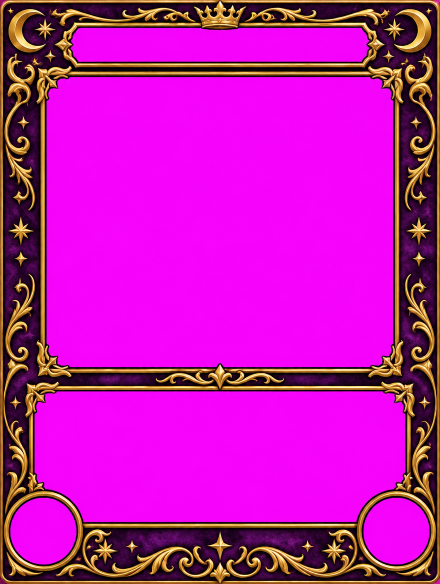
#> input picture tools/toon/frame_arcane.png, 880 x 1168 px (shown at 1/2 size)
$ python render_dev.py frame_arcane.png frame_grimoire.png
#> lines starting #> are read from the running program, lines starting #| are printed output that depends on the picture; after the words box and inside, x2 and y2 are one past the last pixel; in counts of white or black regions, pixels touching at a corner belong together
#> in build, art is the input picture: PIL image 880x1168 RGB; mean R, G, B 190.9, 24.6, 173.9
### tools/toon/render.py
"""Renderer für das Toon-Welt-Set.
Rahmen: Vorlagen mit magentafarbenen Flächen (Name, Bild, Text, zwei Medaillons).
Häufig und Selten: Toon-Grimoire. Holo, Ultra, Legendär: Arcane. Extended Art: Vollbild mit Glasflächen.
Aufruf: python3 render.py cards.json motiv_ordner ausgabe_ordner"""
import json, sys, os, math
import numpy as np
from PIL import Image, ImageDraw, ImageFont, ImageFilter, ImageEnhance, ImageChops
from scipy import ndimage as nd
HERE = os.path.dirname(os.path.abspath(__file__))
W, H = 880, 1168
A = lambda s: ImageFont.truetype('/tmp/fonts/Anton.ttf', s)
def R(s, w=700, wd=90):
    f = ImageFont.truetype('/tmp/fonts/Archivo.ttf', s)
    try: f.set_variation_by_axes([w, wd])
    except Exception: pass
    return f
GOLD = (255, 214, 90); INK = (26, 20, 12); PAPER = (246, 238, 214)
LABEL = {'haeufig': 'HÄUFIG', 'selten': 'SELTEN', 'holo': 'HOLO', 'ultra': 'ULTRA RARE', 'legend': 'LEGENDÄR', 'ext': 'EXTENDED ART'}

# [24 lines left out: function regions, not called in this run]

def cover(img, w, h, bias=0.35):
#> called with w = 880, h = 1168, bias = 0.22
    iw, ih = img.size; s = max(w / iw, h / ih)
#> after `iw, ih = img.size`: iw = 880; ih = 1168
#> after `s = max(w / iw, h / ih)`: s = 1
    img = img.resize((max(w, int(iw * s + .5)), max(h, int(ih * s + .5))), Image.LANCZOS)
    x = (img.width - w) // 2; y = int((img.height - h) * bias)
#> after `x = (img.width - w) // 2`: x = 0
#> after `y = int((img.height - h) * bias)`: y = 0
    return img.crop((x, y, x + w, y + h))

def fit_text(d, txt, maxw, start, fontf):
    s = start
    while s > 10 and d.textlength(txt, font=fontf(s)) > maxw: s -= 1
    return fontf(s)

def wrap(d, txt, font, maxw):
    words, lines, cur = txt.split(), [], ''
    for w in words:
        t = (cur + ' ' + w).strip()
        if d.textlength(t, font=font) <= maxw: cur = t
        else: lines.append(cur); cur = w
    if cur: lines.append(cur)
    return lines

def centered(d, box, txt, font, fill, shadow=True, dy=0):
    x0, y0, x1, y1 = box; bb = d.textbbox((0, 0), txt, font=font)
    x = x0 + (x1 - x0 - (bb[2] - bb[0])) / 2 - bb[0]; y = y0 + (y1 - y0 - (bb[3] - bb[1])) / 2 - bb[1] + dy
    if shadow: d.text((x + 2, y + 3), txt, font=font, fill=(0, 0, 0, 160))
    d.text((x, y), txt, font=font, fill=fill)

def holo_overlay(size, strength=70):
    w, h = size; x = np.linspace(0, 1, w)[None, :]; y = np.linspace(0, 1, h)[:, None]
    t = (x * 0.8 + y * 0.6) * 6.28 * 1.5
    r = (np.sin(t) * .5 + .5); g = (np.sin(t + 2.1) * .5 + .5); b = (np.sin(t + 4.2) * .5 + .5)
    arr = np.dstack([r, g, b]) * 255
    o = Image.fromarray(arr.astype('uint8')).convert('RGBA'); o.putalpha(strength); return o

def star(d, cx, cy, r, fill):
    pts = [(cx + math.cos(math.pi / 2 + k * math.pi / 5) * (r if k % 2 == 0 else r * .45), cy - math.sin(math.pi / 2 + k * math.pi / 5) * (r if k % 2 == 0 else r * .45)) for k in range(10)]
    d.polygon(pts, fill=fill)

def text_block(card, box, c, dark):
    x0, y0, x1, y1 = box; d = ImageDraw.Draw(card)
    col = PAPER if dark else INK; sub = (255, 205, 120) if dark else (140, 70, 20)
    d.text((x0 + 22, y0 + 16), f"TOON · {c['theme'].upper()}", font=R(20, 900, 80), fill=GOLD if dark else (150, 105, 20))
    for k in range(min(c['lvl'], 10)): star(d, x1 - 26 - k * 26, y0 + 28, 10, GOLD)
    yy = y0 + 52
    if c['lvl'] >= 7: d.text((x0 + 22, yy), 'Beschwörung: 2 Tribute', font=R(22, 800), fill=sub); yy += 32
    elif c['lvl'] >= 5: d.text((x0 + 22, yy), 'Beschwörung: 1 Tribut', font=R(22, 800), fill=sub); yy += 32
    f = R(24, 600)
    for ln in wrap(d, c['effect'], f, x1 - x0 - 44)[:5]:
        d.text((x0 + 22, yy), ln, font=f, fill=col); yy += 32

# [76 lines left out: functions stats, build, build_ext, not called in this run]

# [12 lines that do not run on import are left out]

### tools/toon/render_dev.py
# Entwickler-Karten im Stil "Mythisch": Vollbild-Motiv, Glasflächen, dicker Regenbogenrahmen mit Sternen
import sys, math
from PIL import Image, ImageDraw, ImageFilter
sys.path.insert(0, __file__.rsplit('/', 1)[0])
import render as R0
W, H, GOLD, INK = R0.W, R0.H, R0.GOLD, R0.INK

def rainbow(size):
    w, h = size; img = Image.new('RGB', size); px = img.load()
    cx, cy = w / 2, h / 2
    cols = [(255, 79, 163), (255, 210, 63), (61, 220, 151), (90, 169, 255), (180, 92, 255), (255, 79, 163)]
    for y in range(h):
        for x in range(w):
            a = (math.atan2(y - cy, x - cx) / (2 * math.pi) + 0.5) * (len(cols) - 1)
            i = int(a); f = a - i; c0, c1 = cols[i], cols[min(i + 1, len(cols) - 1)]
            px[x, y] = tuple(int(c0[k] + (c1[k] - c0[k]) * f) for k in range(3))
    return img

def build(c, motif, out):
    art = Image.open(motif).convert('RGB')
    base = R0.cover(art, W, H, bias=0.22).convert('RGBA')
    card = base.copy()
    def glass(box, r=26, tint=(14, 6, 26, 130)):
#> called with box = (46, 40, 834, 118), r = 22, tint = (14, 6, 26, 130)
        x0, y0, x1, y1 = box
        reg = base.crop(box).filter(ImageFilter.GaussianBlur(14))
        reg = Image.alpha_composite(reg, Image.new('RGBA', reg.size, tint))
        m = Image.new('L', reg.size, 0); ImageDraw.Draw(m).rounded_rectangle([0, 0, reg.width - 1, reg.height - 1], radius=r, fill=255)
#> after `m = Image.new('L', reg.size, 0)`: m: PIL image 788x78 L; every value is 0
#> after `ImageDraw.Draw(m).rounded_rectangle([0, 0, reg.width - 1, reg.height -`:
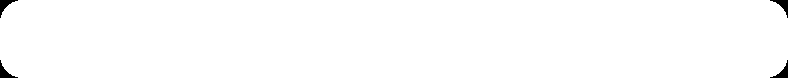
#> m: PIL image 788x78 L; 99.3% white; 4 black regions, box (x1, y1, x2, y2) and area: (0, 0, 18, 18) 111, (770, 0, 788, 18) 111, (0, 60, 18, 78) 111, (770, 60, 788, 78) 111
        card.paste(reg, (x0, y0), m)
        ImageDraw.Draw(card).rounded_rectangle(box, radius=r, outline=(255, 240, 200, 200), width=2)
    glass((46, 40, W - 46, 118), r=22)
    d = ImageDraw.Draw(card)
    f = R0.fit_text(d, c['name'].upper(), W - 220, 46, R0.A)
    R0.centered(d, (46, 40, W - 46, 118), c['name'].upper(), f, GOLD)
    glass((46, H - 336, W - 46, H - 50), r=28)
#> in glass (call 2), `m = Image.new('L', reg.size, 0)`: m: PIL image 788x286 L; every value is 0
#> in glass (call 2), `ImageDraw.Draw(m).rounded_rectangle([0, 0, reg.width - 1, reg.height -`: m: PIL image 788x286 L; 99.7% white; 4 black regions, box (x1, y1, x2, y2) and area: (0, 0, 23, 23) 174, (765, 0, 788, 23) 174, (0, 263, 23, 286) 174, (765, 263, 788, 286) 174
    R0.text_block(card, (46, H - 336, W - 46, H - 156), c, True)
#> in wrap, `words, lines, cur = txt.split(), [], ''`: words = ['Wird', 'diese', 'Karte', 'gelegt,', 'endet', 'das', 'Spiel', 'sofort', 'mit', 'dem', 'Sieg', 'ihres', 'Besitzers.', 'Held,', 'Dino', 'und', 'Bücherfee:', 'Gemeinsam', 'sind', 'sie', 'unbesiegbar.']; cur = ''
#> the loop in text_block, `for ln in wrap(d, c['effect'], f, x1 - x0 - 44)[:5]:` made 3 passes
#> yy on passes 1 to 2: 948, 980
#> (ln, yy) on pass 3: ('sie unbesiegbar.', 1012)
#> after the loop in text_block, `for ln in wrap(d, c['effect'], f, x1 - x0 - 44)[:5]:`: yy = 1012
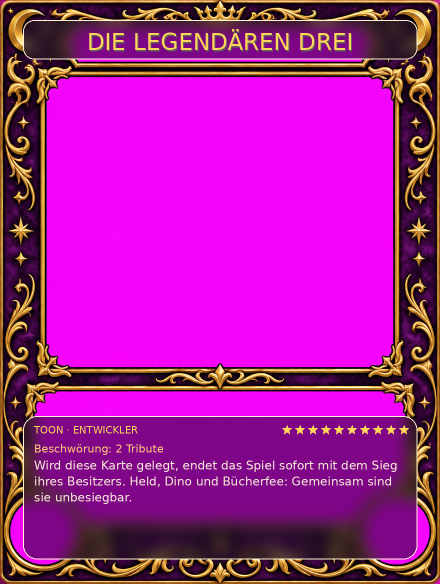
#> card: PIL image 880x1168 RGBA (shown at 1/2 size); mean R, G, B, A 166.9, 28.1, 150.9, 254.3; transparent parts drawn white
    d = ImageDraw.Draw(card)
    for i, (lab, val, col) in enumerate((('ATK', c['atk'], (255, 150, 130)), ('DEF', c['def'], (150, 205, 255)))):
        x = W - 336 + i * 150; y = H - 134
        d.rounded_rectangle([x, y, x + 132, y + 64], radius=16, fill=(16, 8, 28, 210), outline=(255, 230, 160, 180), width=2)
        d.text((x + 14, y + 8), lab, font=R0.R(17, 900, 80), fill=col)
        d.text((x + 14, y + 26), str(val), font=R0.A(32), fill=(255, 246, 220))
    lf = R0.R(20, 900, 80); lab = 'MYTHISCH'; tw = d.textlength(lab, font=lf)
#> after `tw = d.textlength(lab, font=lf)`: tw = 104.4
    pill = rainbow((int(tw) + 74, 38)); pm = Image.new('L', pill.size, 0); ImageDraw.Draw(pm).rounded_rectangle([0, 0, pill.width - 1, pill.height - 1], radius=12, fill=255)
#> in rainbow, `img = Image.new('RGB', size)`: img: PIL image 178x38 RGB; every value is 0
#> after `pm = Image.new('L', pill.size, 0)`: pm: PIL image 178x38 L; every value is 0
#> after `ImageDraw.Draw(pm).rounded_rectangle([0, 0, pill.width - 1, pill.heigh`: pm: PIL image 178x38 L; 98% white; 4 black regions, box (x1, y1, x2, y2) and area: (0, 0, 9, 9) 34, (169, 0, 178, 9) 34, (0, 29, 9, 38) 34, (169, 29, 178, 38) 34
    card.paste(pill, (64, H - 128), pm)
    dd = ImageDraw.Draw(card)
    R0.star(dd, 64 + 20, H - 109, 9, (255, 255, 255)); R0.star(dd, 64 + pill.width - 20, H - 109, 9, (255, 255, 255))  # Sterne statt Sonderzeichen
    dd.text((64 + 37, H - 120), lab, font=lf, fill=(255, 255, 255))
    ImageDraw.Draw(card).text((64, H - 80), c['num'], font=R0.R(18, 800, 80), fill=(255, 226, 150))
    # dicker Regenbogenrahmen mit Holo-Schimmer und Sternen
    rb = rainbow((W, H)).convert('RGBA')
#> in rainbow (call 2), `img = Image.new('RGB', size)`: img: PIL image 880x1168 RGB; every value is 0
    holo = R0.holo_overlay((W, H), 255).convert('RGBA')
#> in holo_overlay, `o = Image.fromarray(arr.astype('uint8')).convert('RGBA')`:
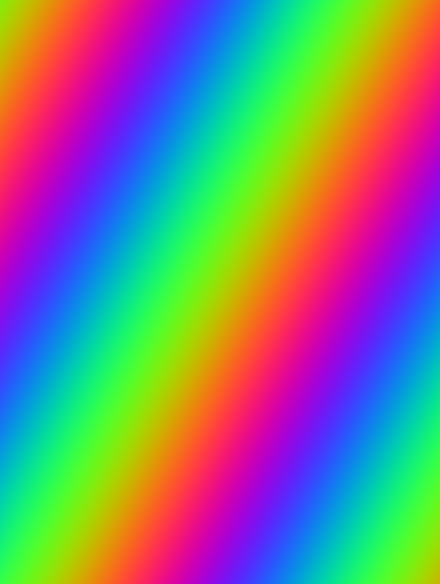
#> o: PIL image 880x1168 RGBA (shown at 1/2 size); mean R, G, B, A 126.3, 125.6, 129.1, 255
    rb = Image.blend(rb, holo, .25)
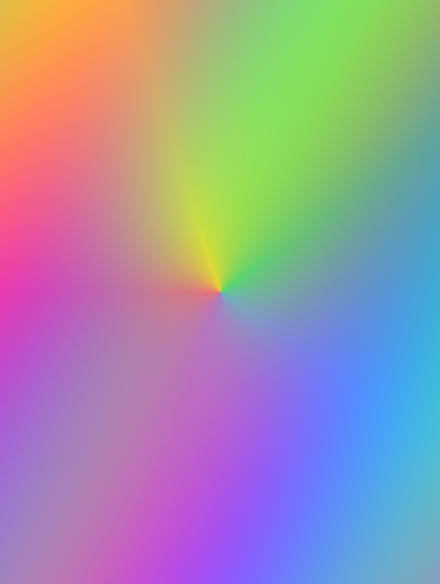
#> rb: PIL image 880x1168 RGBA (shown at 1/2 size); mean R, G, B, A 158.2, 147.5, 163.8, 255
    m = Image.new('L', (W, H), 0); ImageDraw.Draw(m).rounded_rectangle([4, 4, W - 5, H - 5], radius=38, outline=255, width=22)
#> after `m = Image.new('L', (W, H), 0)`: m: PIL image 880x1168 L; every value is 0
#> after `ImageDraw.Draw(m).rounded_rectangle([4, 4, W - 5, H - 5], radius=38, o`:
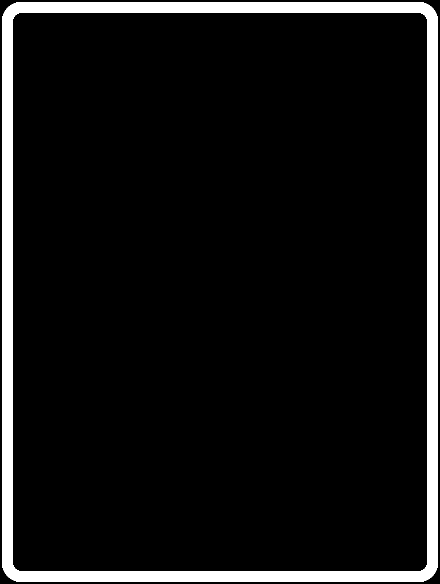
#> m: PIL image 880x1168 L (shown at 1/2 size); 8.4% white; 1 white region, box (x1, y1, x2, y2) and area: (4, 4, 876, 1164) 86416
    card.paste(rb, (0, 0), m)
    ImageDraw.Draw(card).rounded_rectangle([26, 26, W - 27, H - 27], radius=28, outline=(255, 255, 255, 230), width=3)
    sd = ImageDraw.Draw(card)
    for (sx, sy) in ((15, 15), (W - 16, 15), (15, H - 16), (W - 16, H - 16), (W // 2, 15), (W // 2, H - 16)):
        R0.star(sd, sx, sy, 16, (255, 255, 255))
    mask = Image.new('L', (W, H), 0); ImageDraw.Draw(mask).rounded_rectangle([0, 0, W - 1, H - 1], radius=40, fill=255)
#> after `ImageDraw.Draw(mask).rounded_rectangle([0, 0, W - 1, H - 1], radius=40`:
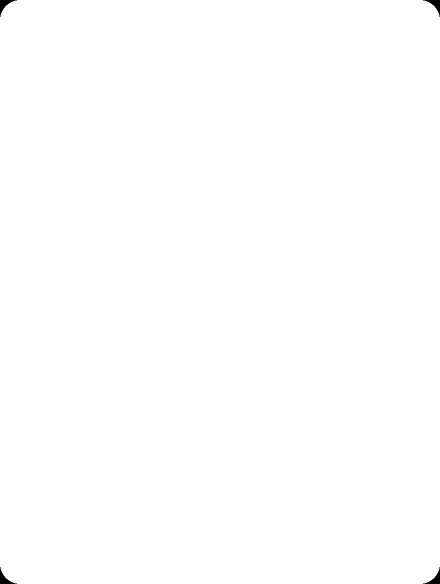
#> mask: PIL image 880x1168 L (shown at 1/2 size); 99.9% white; 4 black regions, box (x1, y1, x2, y2) and area: (0, 0, 34, 34) 354, (846, 0, 880, 34) 354, (0, 1134, 34, 1168) 354, (846, 1134, 880, 1168) 354
    bg = Image.new('RGBA', (W, H), (0, 0, 0, 255)); bg.paste(card, (0, 0), mask)
    bg.convert('RGB').resize((460, 610), Image.LANCZOS).save(out, quality=92, method=6)
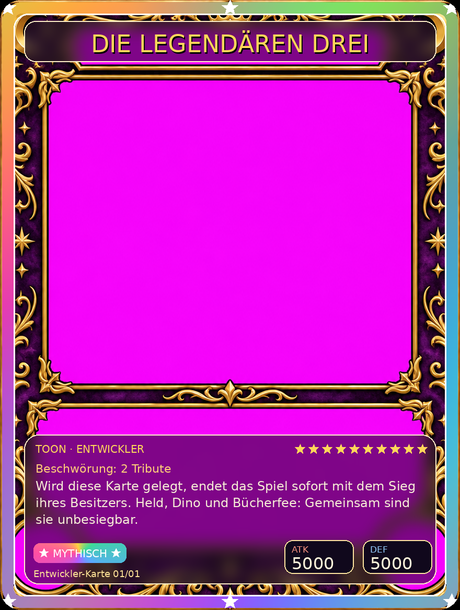
#> saved as frame_grimoire.png: PIL image 460x610 RGB; mean R, G, B 175, 40.8, 164

if __name__ == '__main__':
    c = dict(name='Die Legendären Drei', theme='Entwickler', lvl=12, atk=5000, effect='Wird diese Karte gelegt, endet das Spiel sofort mit dem Sieg ihres Besitzers. Held, Dino und Bücherfee: Gemeinsam sind sie unbesiegbar.', num='Entwickler-Karte 01/01')
    c['def'] = 5000
    build(c, sys.argv[1], sys.argv[2]); print('fertig')
